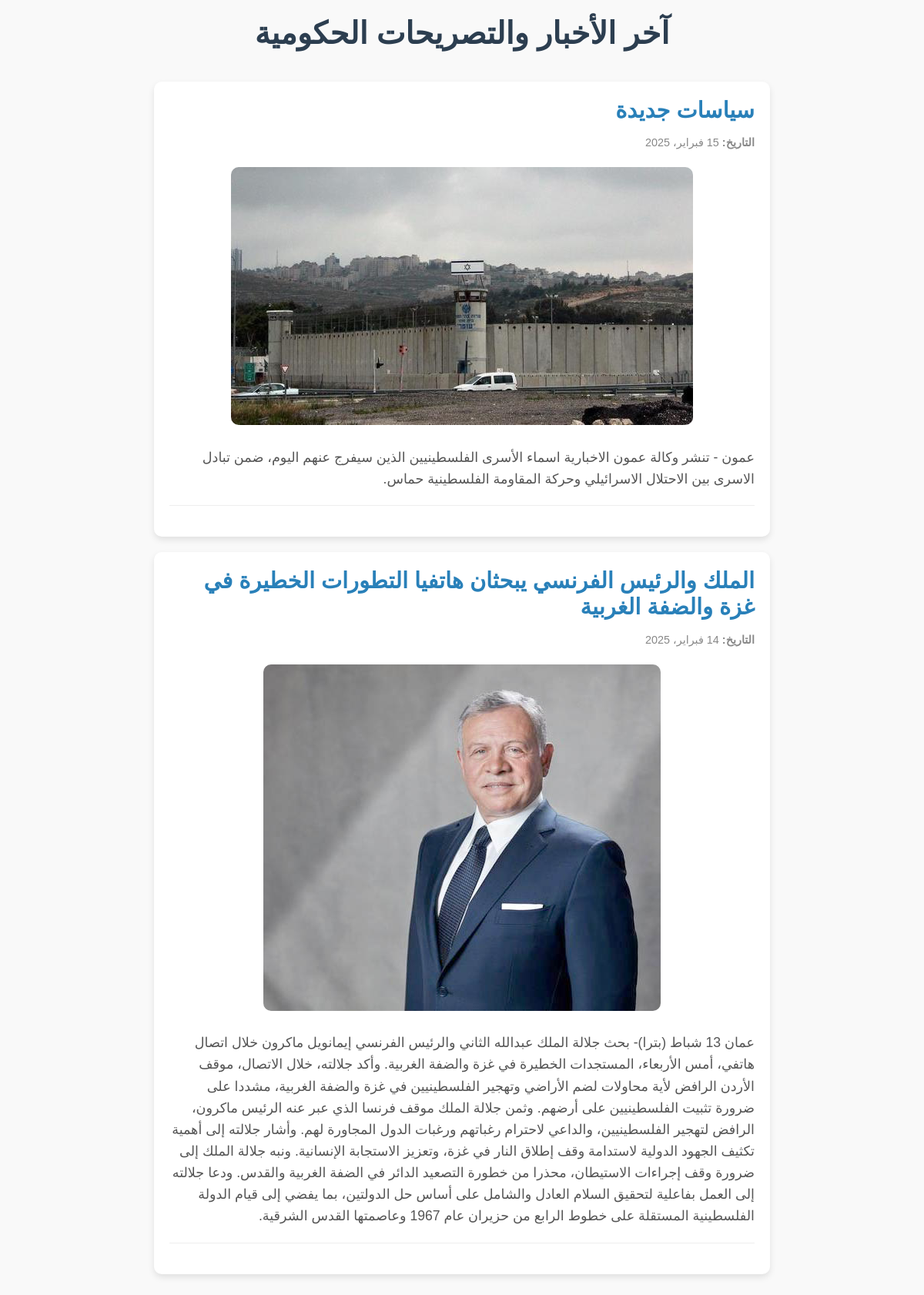
The app's page /news_list with its own data.
### app/models.py (models this page shows, shortened)
class NewsArticle(models.Model):
    title = models.CharField(max_length=200, verbose_name="عناون الخبر")
    date = models.DateField(verbose_name="تاريخ الخبر")
    details = models.TextField(verbose_name="التفاصيل")
    image = models.ImageField(upload_to="news_images/", verbose_name="صورة", null=True, blank=True)

### app/views.py (the view)
# urls.py: path('news_list', views.news_list, name='news_list'),
def news_list(request):
    articles = NewsArticle.objects.all().order_by('-date')
    return render(request, 'news_list.html', {'articles': articles})

### app/templates/news_list.html (shortened to what this page needs)
<h1>آخر الأخبار والتصريحات الحكومية</h1>
<div class="news-container" style="direction: rtl; text-align: right;" >
    {% for article in articles %}
    <div class="article">
        <h2>{{ article.title }}</h2>
        <p class="date"><strong>التاريخ:</strong> {{ article.date }}</p>
        {% if article.image %}
            <div class="image-container">
                <img src="{{ article.image.url }}" alt="{{ article.title }}">
            </div>
        {% endif %}
        <p>{{ article.details }}</p>
        <hr>
    </div>
{% endfor %}
</div>

### app/templates/news_list.html (style rules this page uses)
h1 { text-align: center; color: #2c3e50; font-size: 2.5rem; margin: 20px 0; }
.news-container { max-width: 800px; margin: 0 auto; padding: 20px; }
.article { background: #fff; border-radius: 10px; box-shadow: 0 4px 8px rgba(0, 0, 0, 0.1); margin-bottom: 20px; padding: 20px; transition: transform 0.3s ease, box-shadow 0.3s ease; }
.article h2 { color: #2980b9; font-size: 1.8rem; margin: 0 0 10px; }
.article p { font-size: 1.1rem; line-height: 1.6; color: #555; }
.article img { max-width: 100%; border-radius: 10px; margin: 10px 0; }
.article .date { color: #888; font-size: 0.9rem; margin-bottom: 10px; }
hr { border: 0; height: 1px; background: #eee; margin: 20px 0; }
.image-container { display: flex; justify-content: center; align-items: center; margin: 10px 0; }
.image-container img { max-width: 100%; height: auto; border-radius: 10px; }

### records on screen
NewsArticle: title "سياسات جديدة", date "15 فبراير، 2025", image (picture), details "عمون - تنشر وكالة عمون الاخبارية اسماء الأسرى الفلسطينيين الذين سيفرج عنهم اليوم، ضمن تبادل الاسرى بين الاحتلال الاسرائيلي وحركة المقاومة الفلسطينية حماس."
NewsArticle: title "الملك والرئيس الفرنسي يبحثان هاتفيا التطورات الخطيرة في غزة والضفة الغربية", date "14 فبراير، 2025", image (picture), details "عمان 13 شباط (بترا)- بحث جلالة الملك عبدالله الثاني والرئيس الفرنسي إيمانويل ماكرون خلال اتصال هاتفي، أمس الأربعاء، المستجدات الخطيرة في غزة والضفة الغربية. وأكد جلالته، خلال الاتصال، موقف الأردن الرافض لأية محاولات لضم الأراضي وتهجير الفلسطينيين في غزة والضفة الغربية، مشددا على ضرورة تثبيت الفلسطينيين على أرضهم. وثمن جلالة الملك موقف فرنسا الذي عبر عنه الرئيس ماكرون، الرافض لتهجير الفلسطينيين، والداعي لاحترام رغباتهم ورغبات الدول المجاورة لهم. وأشار جلالته إلى أهمية تكثيف الجهود الدولية لاستدامة وقف إطلاق النار في غزة، وتعزيز الاستجابة الإنسانية. ونبه جلالة الملك إلى ضرورة وقف إجراءات الاستيطان، محذرا من خطورة التصعيد الدائر في الضفة الغربية والقدس. ودعا جلالته إلى العمل بفاعلية لتحقيق…"
